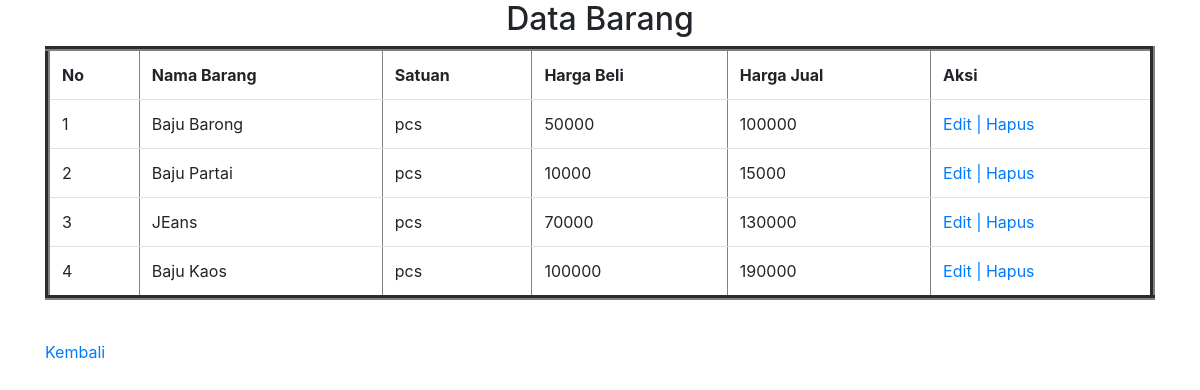
/tampil_barang.php, run on the app's committed database.
### tables this page shows
CREATE TABLE `tbarang` (
  `id_barang` int(11) NOT NULL,
  `id_kategori` int(11) NOT NULL,
  `nama_barang` varchar(40) NOT NULL,
  `satuan` varchar(20) NOT NULL,
  `harga_beli` int(11) NOT NULL,
  `harga_jual` int(11) NOT NULL
);

### tampil_barang.php (the view, shortened to what this page needs)
<!DOCTYPE html>
<html lang="en">
<head>
    <link rel="stylesheet" href="https://stackpath.bootstrapcdn.com/bootstrap/4.3.1/css/bootstrap.min.css">
</head>
<body>
    <div class="container">
    <h2 align="center">Data Barang</h2>
        <table align="center" width="900px" border="5px" class="table">
            <th>No</th>
            <th>Nama Barang</th>
            <th>Satuan</th>
            <th>Harga Beli</th>
            <th>Harga Jual</th>
            <th>Aksi</th>
            <?php
            require "koneksi.php";
            $i=0;
            $tampil=mysqli_query($koneksi, "SELECT * FROM tbarang");
            while ($data=mysqli_fetch_array($tampil)){
                $i++;
            ?>
            <tr>
                <td> <?= "$i"; ?> </td>
                <td> <?= "$data[nama_barang]"; ?> </td>
                <td> <?= "$data[satuan]"; ?> </td>
                <td> <?= "$data[harga_beli]"; ?> </td>
                <td> <?= "$data[harga_jual]"; ?> </td>
                <td>
                    <a href="edit_barang.php?id_barang=<?= $data['id_barang']?>"; >Edit |</a>
                    <a href="hapus_barang.php?id_barang=<?= $data['id_barang']?>";> Hapus</a>
                </td>
            </tr>
            <?php } ?>
        </table><br>
        <a href='index.php'>Kembali</a>
    </div>
</body>
</html>

### data on the page
tbarang: nama_barang "Baju Barong", satuan "pcs", harga_beli "50000", harga_jual "100000"
tbarang: nama_barang "Baju Partai", satuan "pcs", harga_beli "10000", harga_jual "15000"
tbarang: nama_barang "JEans", satuan "pcs", harga_beli "70000", harga_jual "130000"
tbarang: nama_barang "Baju Kaos", satuan "pcs", harga_beli "100000", harga_jual "190000"
